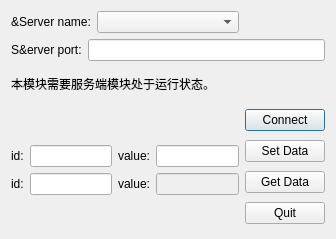
<?xml version="1.0" encoding="UTF-8"?>
<ui version="4.0">
 <class>CClient</class>
 <widget class="QDialog" name="CClient">
  <property name="geometry">
   <rect>
    <x>0</x>
    <y>0</y>
    <width>336</width>
    <height>239</height>
   </rect>
  </property>
  <property name="windowTitle">
   <string>CClient</string>
  </property>
  <layout class="QGridLayout" name="gridLayout_2">
   <item row="0" column="0">
    <layout class="QHBoxLayout" name="horizontalLayout">
     <item>
      <widget class="QLabel" name="hostLabel">
       <property name="sizePolicy">
        <sizepolicy hsizetype="Fixed" vsizetype="Preferred">
         <horstretch>0</horstretch>
         <verstretch>0</verstretch>
        </sizepolicy>
       </property>
       <property name="text">
        <string>&amp;Server name:</string>
       </property>
      </widget>
     </item>
     <item>
      <widget class="QComboBox" name="hostCombo"/>
     </item>
    </layout>
   </item>
   <item row="1" column="0" colspan="2">
    <layout class="QGridLayout" name="gridLayout">
     <item row="0" column="1">
      <widget class="QLineEdit" name="portLineEdit"/>
     </item>
     <item row="0" column="0">
      <widget class="QLabel" name="portLabel">
       <property name="sizePolicy">
        <sizepolicy hsizetype="Fixed" vsizetype="Preferred">
         <horstretch>0</horstretch>
         <verstretch>0</verstretch>
        </sizepolicy>
       </property>
       <property name="text">
        <string>S&amp;erver port:</string>
       </property>
      </widget>
     </item>
    </layout>
   </item>
   <item row="2" column="0" colspan="2">
    <widget class="QLabel" name="statusLabel">
     <property name="text">
      <string>本模块需要服务端模块处于运行状态。</string>
     </property>
    </widget>
   </item>
   <item row="3" column="0">
    <spacer name="horizontalSpacer_2">
     <property name="orientation">
      <enum>Qt::Horizontal</enum>
     </property>
     <property name="sizeHint" stdset="0">
      <size>
       <width>232</width>
       <height>20</height>
      </size>
     </property>
    </spacer>
   </item>
   <item row="3" column="1" rowspan="4">
    <layout class="QVBoxLayout" name="verticalLayout">
     <item>
      <widget class="QPushButton" name="btnConnect">
       <property name="text">
        <string>Connect</string>
       </property>
      </widget>
     </item>
     <item>
      <widget class="QPushButton" name="btnSetData">
       <property name="text">
        <string>Set Data</string>
       </property>
      </widget>
     </item>
     <item>
      <widget class="QPushButton" name="btnGetData">
       <property name="text">
        <string>Get Data</string>
       </property>
      </widget>
     </item>
     <item>
      <widget class="QPushButton" name="btnQuit">
       <property name="text">
        <string>Quit</string>
       </property>
      </widget>
     </item>
    </layout>
   </item>
   <item row="4" column="0">
    <layout class="QHBoxLayout" name="horizontalLayout_2">
     <item>
      <widget class="QLabel" name="label_2">
       <property name="text">
        <string>id:</string>
       </property>
      </widget>
     </item>
     <item>
      <widget class="QLineEdit" name="leSetDataId"/>
     </item>
     <item>
      <widget class="QLabel" name="label_3">
       <property name="text">
        <string>value:</string>
       </property>
      </widget>
     </item>
     <item>
      <widget class="QLineEdit" name="leSetDataValue"/>
     </item>
    </layout>
   </item>
   <item row="5" column="0">
    <layout class="QHBoxLayout" name="horizontalLayout_3">
     <item>
      <widget class="QLabel" name="label_4">
       <property name="text">
        <string>id:</string>
       </property>
      </widget>
     </item>
     <item>
      <widget class="QLineEdit" name="leGetDataId"/>
     </item>
     <item>
      <widget class="QLabel" name="label_5">
       <property name="text">
        <string>value:</string>
       </property>
      </widget>
     </item>
     <item>
      <widget class="QLineEdit" name="leGetDataValue">
       <property name="enabled">
        <bool>false</bool>
       </property>
      </widget>
     </item>
    </layout>
   </item>
   <item row="6" column="0">
    <spacer name="horizontalSpacer_3">
     <property name="orientation">
      <enum>Qt::Horizontal</enum>
     </property>
     <property name="sizeHint" stdset="0">
      <size>
       <width>232</width>
       <height>20</height>
      </size>
     </property>
    </spacer>
   </item>
  </layout>
 </widget>
 <resources/>
 <connections/>
</ui>
